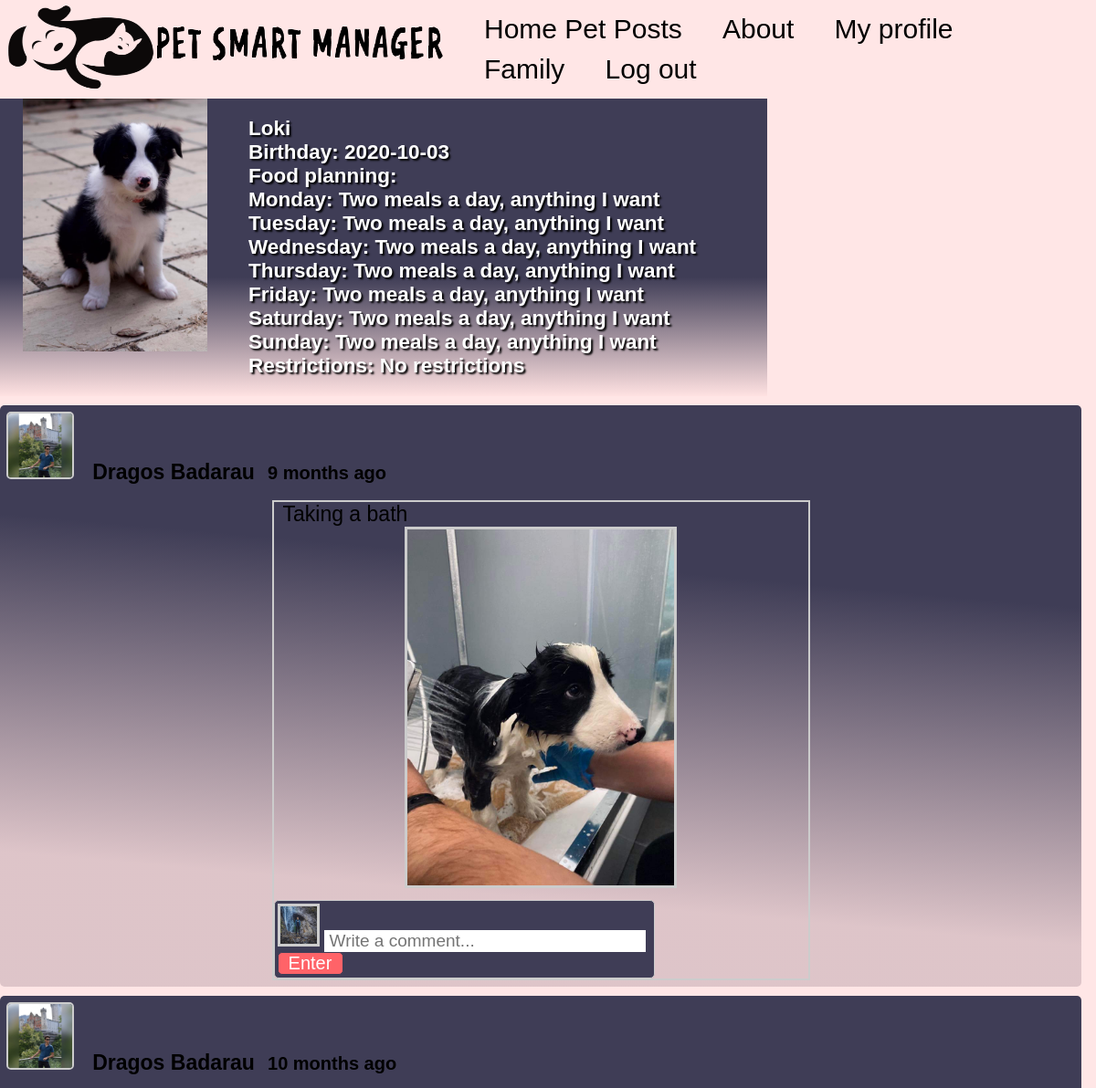
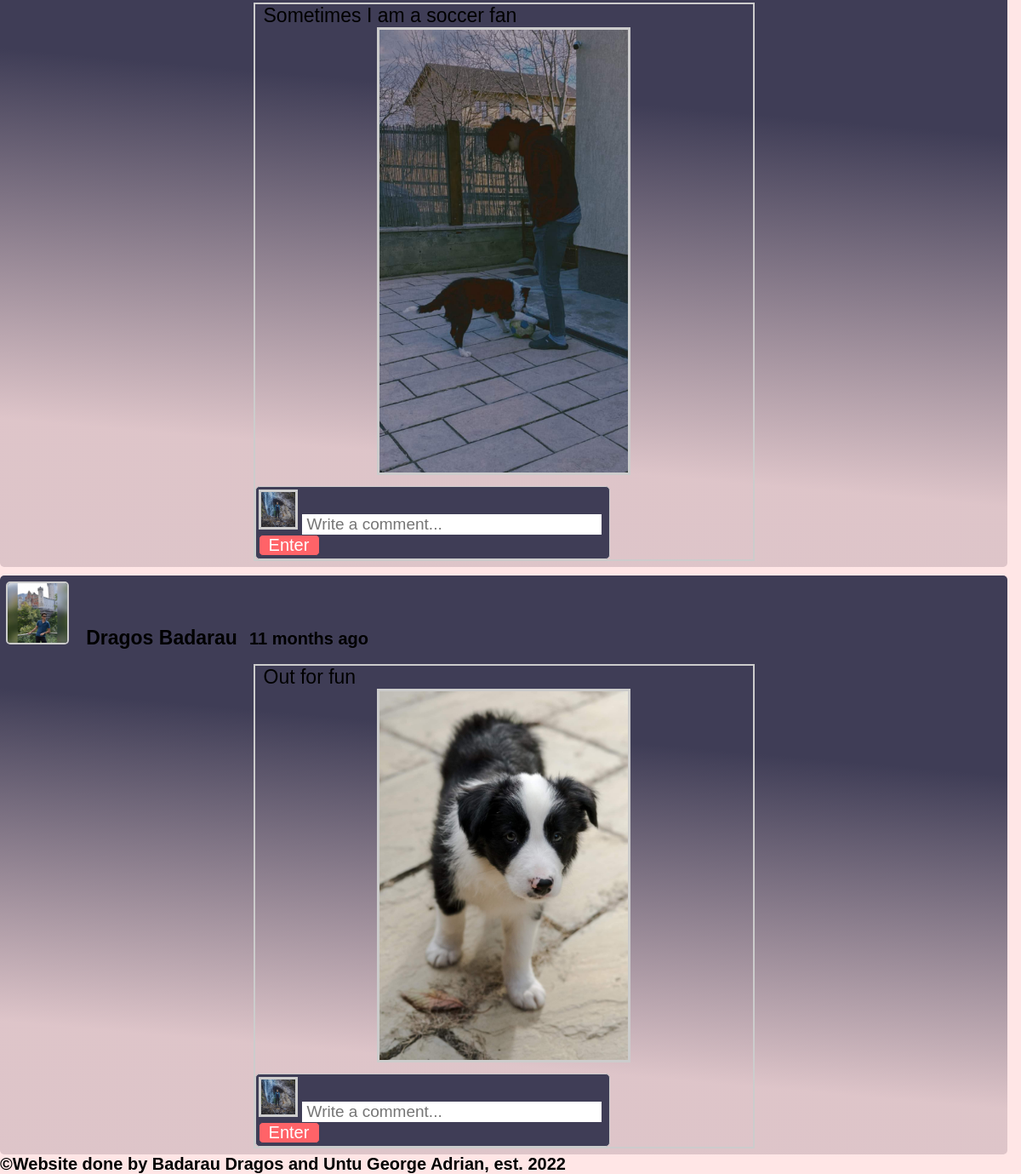
The app's page /app/friendprofile?id=2 (signed in) with its own data (2 pictures, top to bottom).
### tables this page shows
CREATE TABLE `pets` (
  `pet_id` int NOT NULL,
  `name` varchar(100) NOT NULL,
  `birthday` varchar(100) NOT NULL,
  `profile_picture_pet` varchar(100) NOT NULL,
  `family_id` int NOT NULL,
  `restrictions` varchar(1000) NOT NULL,
  `monday` varchar(1000) NOT NULL,
  `tuesday` varchar(1000) NOT NULL,
  `wednesday` varchar(1000) NOT NULL,
  `thursday` varchar(1000) NOT NULL,
  `friday` varchar(1000) NOT NULL,
  `saturday` varchar(1000) NOT NULL,
  `sunday` varchar(1000) NOT NULL
);

CREATE TABLE `posts` (
  `post_id` int NOT NULL,
  `user_id` int NOT NULL,
  `pet_id` int NOT NULL,
  `post` varchar(100) NOT NULL,
  `content` varchar(200) NOT NULL,
  `created` varchar(100) NOT NULL,
  `private` int NOT NULL,
  `family_id` int NOT NULL
);

CREATE TABLE `user` (
  `user_id` int NOT NULL,
  `firstname` varchar(100) DEFAULT NULL,
  `lastname` varchar(100) DEFAULT NULL,
  `username` varchar(100) NOT NULL,
  `birthday` varchar(100) NOT NULL,
  `email` varchar(100) NOT NULL,
  `password` varchar(100) NOT NULL,
  `profile_picture` varchar(100) DEFAULT NULL,
  `family_id` int DEFAULT NULL
);

### app/scripts/select_home_posts_2.php (called while the page is built, shortened)
<?php
$stmt = $pdo->prepare("SELECT * FROM user WHERE user_id = ?");
$stmt->execute(["$id"]);
$results = $stmt->fetchAll();
?>

### app/config/session.php (called while the page is built, shortened)
<?php
require $_SERVER['DOCUMENT_ROOT']."/PEM/PEM_LAST/app/config/database.php";
$id = $_SESSION['user_id'];
$stmt = $pdo->prepare("SELECT * FROM user WHERE user_id = ?");
$stmt->execute(["$id"]);
$results = $stmt->fetchAll();
?>

### app/friendprofile.php (the view, shortened to what this page needs)
<?php
require $_SERVER['DOCUMENT_ROOT']."/PEM/PEM_LAST/app/scripts/time_stamp.php";
require $_SERVER['DOCUMENT_ROOT']."/PEM/PEM_LAST/app/config/session.php";
        $id_pet = $_GET['id'];
      ?>
<!DOCTYPE html>
<html>
<head>
<link rel="stylesheet" href="css/profilestyle.css" type="text/css">
</head>
<body>
    <div class="header">
      <nav class="up">
        <img src="img/logo.png" class="logo" alt="" />
        <ul class="nav-links">
			<div class="links">
			<li><a href="home">Home Pet Posts</a></li>
          	<li><a href="about">About</a></li>
          	<li><a href="profile">My profile</a></li>
		  	<li><a href="family">Family</a></li>
          	<li><a href="logout" class="logout">Log out</a></li>
</div>
        </ul>
      </nav>
<?php
$stmt = $pdo->prepare("SELECT * FROM pets WHERE pet_id = ?");
$stmt->execute(["$id_pet"]);
$results = $stmt->fetchAll();
if (count($results) > 0) { foreach ($results as $r) {
      ?>
        <section><div class='card'>
        <div class='image'>
        <img src='<?php echo $r['profile_picture_pet']?>' alt='Profile' class='profile'/>
        </div>
        <div class='details'>
        <h2 class=''><?php echo $r['name']?></h2>
        <h2 class=''> Birthday: <?php echo $r['birthday']?></h2>
        <h2 class=''> Food planning: </h2>
		<h2 class=''> Monday: <?php echo $r['monday']?></h2>
		<h2 class=''> Tuesday: <?php echo $r['tuesday']?></h2>
		<h2 class=''> Wednesday: <?php echo $r['wednesday']?></h2>
		<h2 class=''> Thursday: <?php echo $r['thursday']?></h2>
		<h2 class=''> Friday: <?php echo $r['friday']?></h2>
		<h2 class=''> Saturday: <?php echo $r['saturday']?></h2>
		<h2 class=''> Sunday: <?php echo $r['sunday']?></h2>
        <h2 class=''> Restrictions: <?php echo $r['restrictions']?></h2>
        </div>
        </div></section>
        <?php
      }}
$stmt = $pdo->prepare("SELECT * FROM posts LEFT JOIN user on user.user_id = posts.user_id where posts.pet_id = ? and (posts.private = 0 or posts.private = 2) order by created desc");
$stmt->execute(["$id_pet"]);
$results = $stmt->fetchAll();
if (count($results) > 0) { foreach ($results as $r) {
				$posted_by = $r['firstname']." ".$r['lastname'];
				$location = $r['post'];
				$profile_picture = $r['profile_picture'];
				$time=$r['created'];
?>
<article>
		<div id="right-nav1">
			<div class="profile-pics">
			<img src="<?php echo $profile_picture ?>">
			<b><?php echo $posted_by ?></b>
			<strong><?php echo $time = time_stamp($time); ?></strong>
			</div>
		<br />
			<div class="post-content">
			<p><?php echo $r['content']; ?></p>
		<center>
		<?php
			$fileEnd = explode(".",$location);
			$file_extension = end($fileEnd);
			if($file_extension =="mp4" || $file_extension =="webm")
			{
			echo "<video controls> <source src='".$location."' type='video/".$file_extension."'> Your browser does not support the video tag. </video>";
			}
			else if ($file_extension =="mp3" || $file_extension =="ogg" || $file_extension =="wav" )
			{ echo "<audio controls> <source src='".$location."' type='audio/".$file_extension."'> Your browser does not support the audio tag. </audio>";
			}
			else
			echo "<img src='".$location."'>";
			?>
		</center>
		 <form  method="POST" action="scripts/comment.php">
			<div class="comment-area">
			<?php   require $_SERVER['DOCUMENT_ROOT']."/PEM/PEM_LAST/app/scripts/select_home_posts_2.php";
                    if (count($results) > 0) { foreach ($results as $r) {
                        $profile_picture_user = $r['profile_picture'];
                        ?>
						<img src="<?php echo $profile_picture_user; ?>" width="50" height="50">
                        <?php } }?>
			<input type="text" name="content_comment" placeholder="Write a comment..." class="comment-text" required>
			<input type="submit" name="post_comment" value="Enter" class="btn-comment">
			</div>
		</form>
              </div>
		</div>
		</article>
	<?php
	}
}
	?>
	<footer>
	<h1>©Website done by Badarau Dragos and Untu George Adrian, est. 2022</h1>
</footer>
</div>
</body>
</html>

### app/scripts/time_stamp.php (shortened to what this page needs)
<?php
function time_stamp($session_time)
{
$time_difference = time() - $session_time ;
$seconds = $time_difference ;
$minutes = round($time_difference / 60 );
$hours = round($time_difference / 3600 );
$days = round($time_difference / 86400 );
$weeks = round($time_difference / 604800 );
$months = round($time_difference / 2419200 );
if($seconds <= 60)
{
echo"$seconds seconds ago";
 }
else if($months <=12)
{
   if($months==1)
   {
   echo"one month ago";
   }
  else
  {
  echo"$months months ago";
  }
}
}
?>

### app/css/profilestyle.css (style rules this page uses)
* { margin: 0; padding: 0; box-sizing: border-box; }
.header { height: 100vh; width: 100%; position: absolute; }
nav { display: flex; align-items: center; justify-content: space-between; position: relative; }
.logo { width: 100%; height: 100%; max-width: 500px; max-height: 100px; }
html { font-family: "Poppins", sans-serif; font-size: 15px; }
body { background-color: rgba(255, 225, 225, 0.827); display: flex; align-items: center; justify-content: center; flex-direction: column; height: 100vh; font-family: sans-serif; }
.card { width: 70%; height: 35%; background-image: linear-gradient( 0deg, rgba(255, 225, 225, 0.827) 0%, #3f3d56 40% ); display: flex; flex-direction: row; }
.image { display: flex; align-items: center; justify-content: center; width: 30%; height: 98%; }
.profile { width: 80%; height: 85%; }
.details { width: 60%; padding: 20px; display: flex; justify-content: center; flex-direction: column; }
.nav-links { width: 100%; max-width: 2000px; padding: 10px; display: flex; align-items: right; justify-content: right; }
.nav-links li { display: inline-block; justify-content: flex-end; margin: 0 15px; padding: 5px; }
.nav-links li a { text-decoration: wavy; color: black; padding: 5px 0; font-size: 30px; position: relative; }
.nav-links li a::after { content: ""; background: black; width: 0; height: 2px; position: absolute; bottom: 0; left: 0; transition: width 0.5s; }
.logout { color: black; font-size: 30px; padding: 10px 30px; cursor: pointer; }
*, *:before, *:after { box-sizing: inherit; }
img { width: 20%; height: 20%; }
.user-details h3, h2 { color: #ffffff; text-shadow: 2px 2px 2px #000000; }
#right-nav1 { margin-top: 10px; width: 97.5%; background-color: #3f3d56; -webkit-border-radius: 5px; -moz-border-radius: 5px; border-radius: 5px; background-image: linear-gradient( 5deg, rgba(255, 225, 225, 0.827) 20%, #3f3d56 70% ); height: auto; padding: 7px; }
.profile-pics { position: relative; }
.profile-pics img { width: 70px; height: 70px; border: 2px solid #cccccc; -webkit-border-radius: 5px; -moz-border-radius: 5px; border-radius: 5px; }
.profile-pics b { color: #000000; margin-left: 16px; font-size: 23px; }
.profile-pics strong { color: #000000; margin-left: 10px; font-size: 20px; }
.post-content { margin-left: auto; margin-right: auto; width: 50%; border: 2px solid #cccccc; }
.post-content p { text-indent: 10px; font-size: 23px; }
.post-content img { border: 3px solid #cccccc; width: 50%; height: 50%; }
h1 { color: black; font-size: 20px; }
.comment-area { width: 70%; background-color: #3f3d56; border: 1px solid #cccccc; padding: 3px; margin-top: 10px; border-radius: 5px; -webkit-border-radius: 5px; -moz-border-radius: 5px; -o-border-radius: 5px; }
.comment-area img { width: 10%; height: 10%; }
.comment-text { border: 1px solid #ffffff; font-size: 19px; text-indent: 5px; width: 350px; }
.btn-comment { color: #ffffff; font-size: 20px; width: 70px; background-color: #ff6368; border: 1px solid #3f3d56; border-radius: 5px; -webkit-border-radius: 5px; -moz-border-radius: 5px; -o-border-radius: 5px; }

### records on screen
pets: profile_picture_pet (picture), name "Loki", birthday "2020-10-03", monday "Two meals a day, anything I want", tuesday "Two meals a day, anything I want", wednesday "Two meals a day, anything I want", thursday "Two meals a day, anything I want", friday "Two meals a day, anything I want", saturday "Two meals a day, anything I want", sunday "Two meals a day, anything I want", restrictions "No restrictions"
posts: user.profile_picture (picture), user.lastname "Dragos Badarau", content "Taking a bath", post (picture)
user: profile_picture (picture)
posts: user.profile_picture (picture), user.lastname "Dragos Badarau", content "Sometimes I am a soccer fan", post (picture)
posts: user.profile_picture (picture), user.lastname "Dragos Badarau", content "Out for fun", post (picture)
